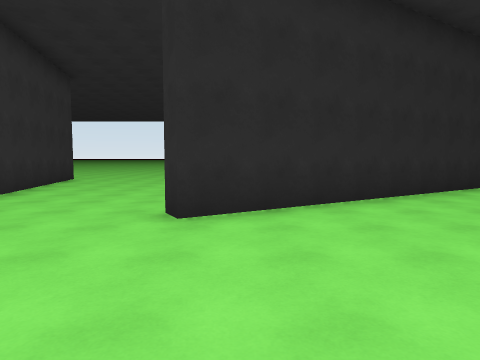
[1] (above)

24 first-person views from a walk through a scene from a Unity 3-D project. The camera is 1.5 m above the floor, tilts 4° down and sees 75° across. The floor is counted in squares, 2 m on a side. Each view is taken from the middle of a square. On the plan, view 1 faces up. The plan holds only what a view shows up to about 10 squares ahead; the rest is blank. The place goes on beyond the plan. The player character is not drawn. Surface patterns are stand-ins for the level's own textures.

[2]
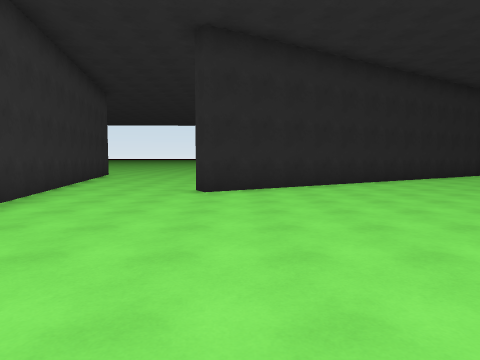

[3]
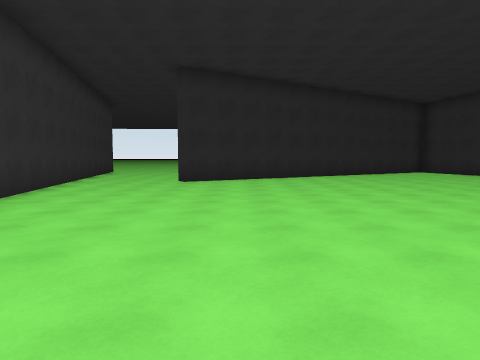

[4]
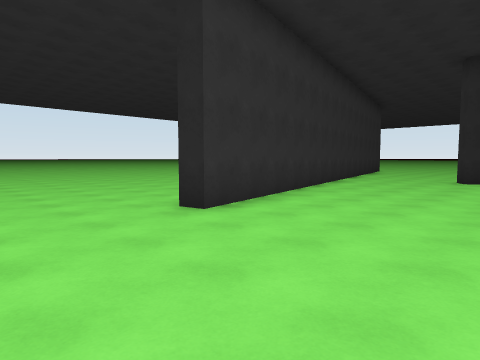

[5]
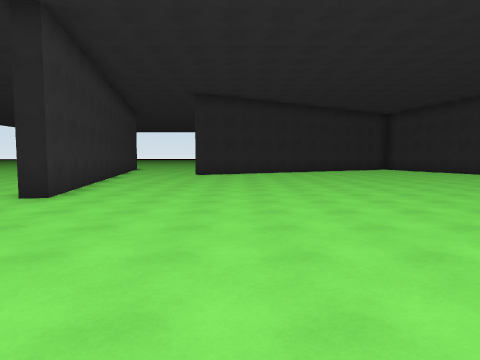

[6]
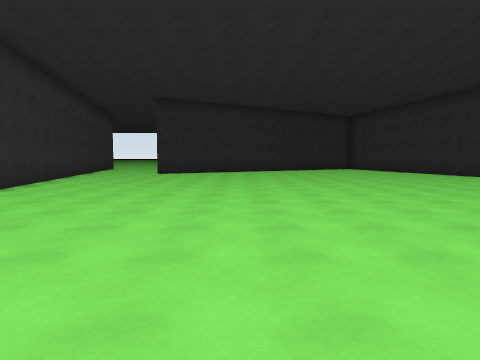

[7]
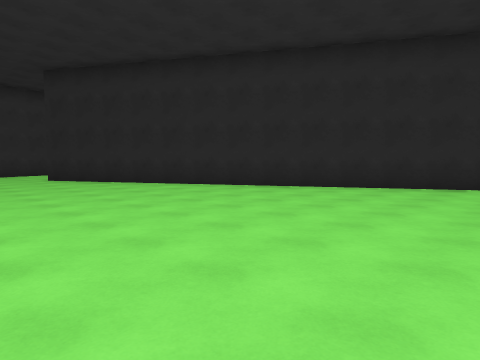

[8]
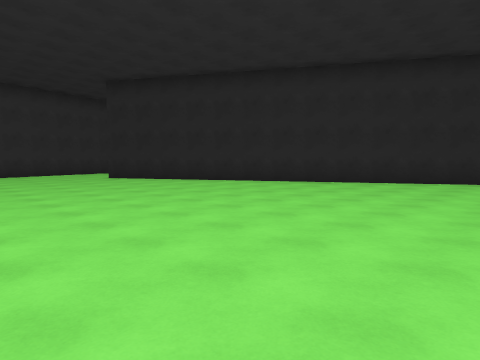

[9]
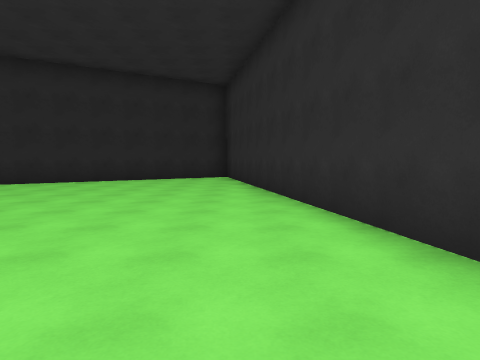

[10]
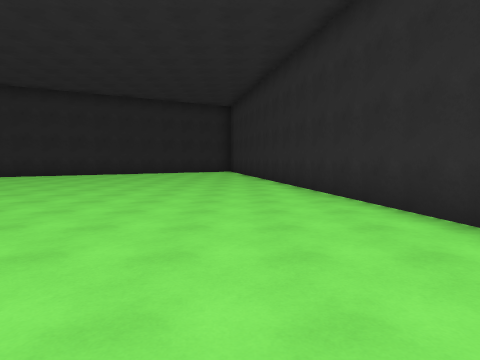

[11]
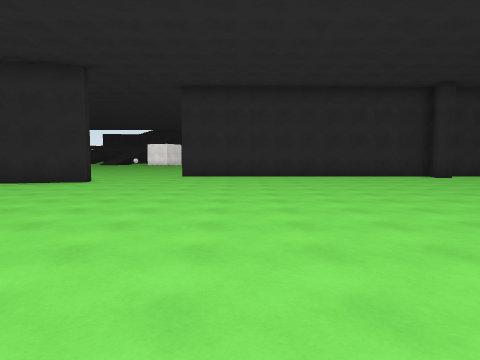

[12]
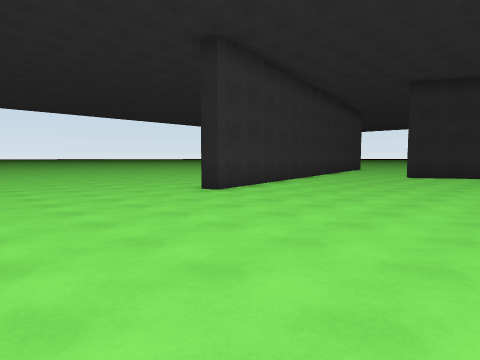

[13]
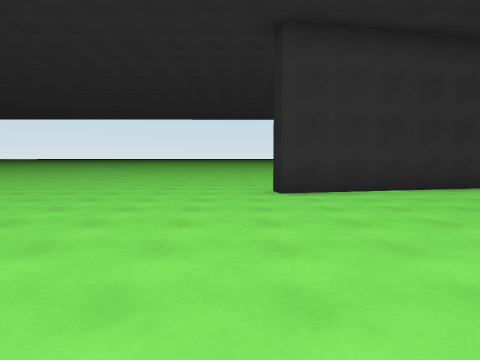

[14]
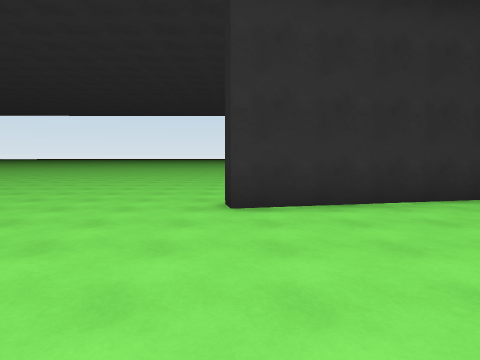

[15]
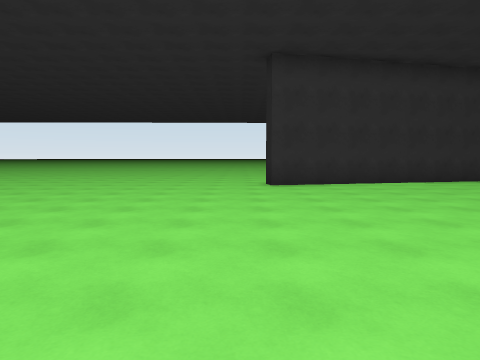

[16]
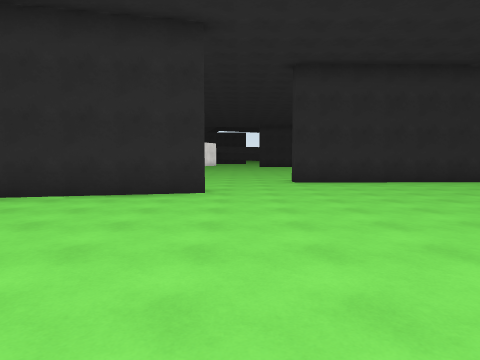

[17]
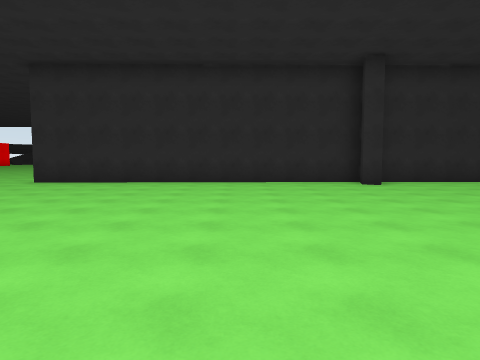

[18]
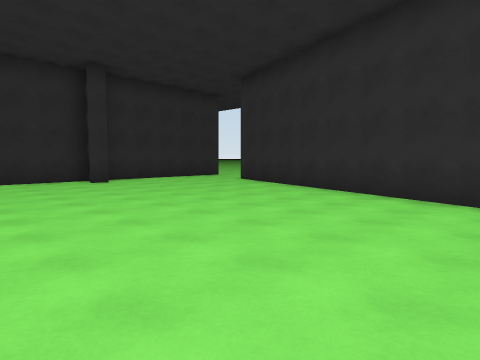

[19]
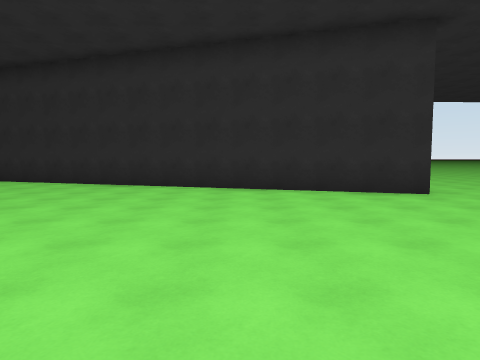

[20]
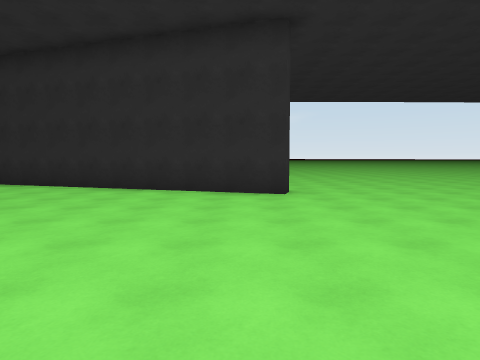

[21]
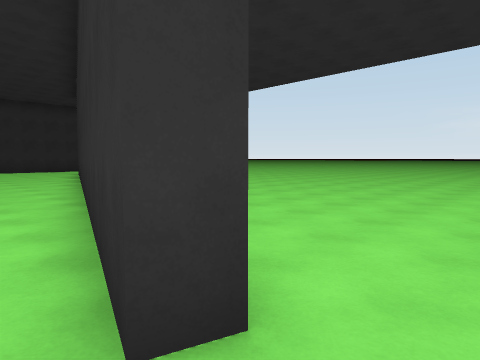

[22]
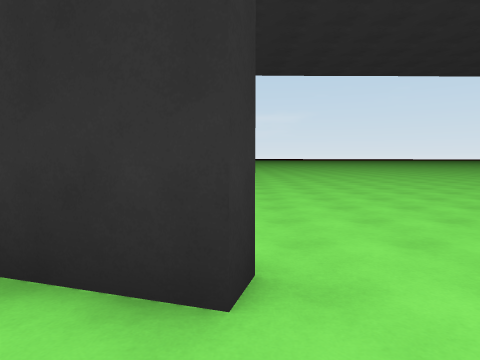

[23]
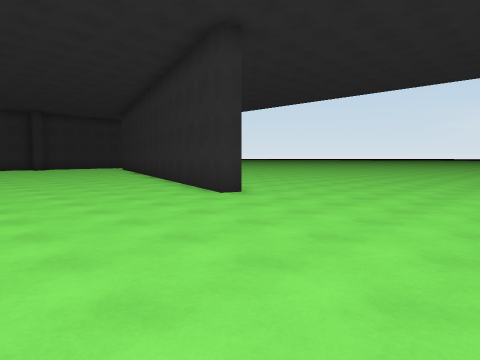

[24]
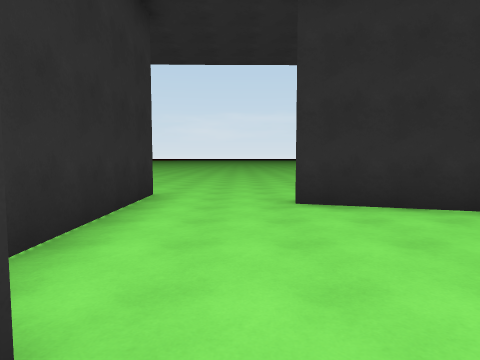

### Floor plan
Points are (right, up) in squares from view 1. A wall is a line through its corners. A room is listed if a view was taken in it or the views show most of it. See-through windows are left out.
Room 1 (views 1, 2, 3, 4, 5, 6, 7, 8, 9, 10, 11, 12, 13, 14, 15, 16, 17, 18, 19, 20, 21, 22, 23, 24)
walls: (13.7, -4.3) (11, 8.1); (-1.1, -17) (-0.9, -16.5) (14.1, -21.1); (15.7, -17) (15.9, -16.5) (16.7, -16.7) (16.6, -6.7); (16.8, -22.4) (16.7, -17.3); (-4.2, 3.4) (-2.6, -4.1) (-3.2, -4.3); (9.9, 10.1) (-0.8, 3.8)
ways out: opening at (-2.5, 4)

Positions as (right, up) in squares from view 1, and headings:
1: (0, 0), facing up
2: (0, -3), facing up
3: (1, -6), facing up
4: (1, -7), facing up-left
5: (1, -10), facing up
6: (3, -11), facing up
7: (11, 1), facing up-left
8: (11, -1), facing up-left
9: (11, -2), facing up
10: (11, -7), facing up
11: (4, -9), facing right
12: (3, -9), facing up-left
13: (4, -5), facing left
14: (2, -4), facing left
15: (6, -5), facing left
16: (7, -5), facing right
17: (7, -13), facing right
18: (6, -13), facing down-right
19: (3, -10), facing down
20: (0, -10), facing down
21: (-2, -16), facing down-right
22: (-1, -15), facing down
23: (-6, -12), facing down-right
24: (15, -16), facing down
